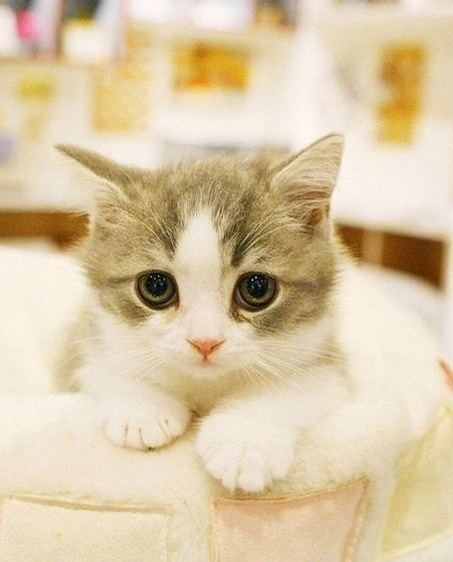
//> input picture build/chapter_01/2.jpg, 453 x 562 px
$ ./two   (built with g++ and OpenCV 4)
//> lines starting //> are read from the running program, lines starting //| are printed output that depends on the picture
#include "opencv2/highgui/highgui.hpp"
#include "opencv2/imgproc/imgproc.hpp"
using namespace cv;

int main( ){
    Mat srcImage_base, hsvImage_base;
    Mat srcImage_test1, hsvImage_test1;
    Mat srcImage_test2, hsvImage_test2;
    Mat hsvImage_halfDown;

    srcImage_base = imread( "2.jpg",1 );
//> srcImage_base is the input picture: 562 rows x 453 cols, CV_8UC3; mean B, G, R 166.6, 199.8, 218.6
    srcImage_test1 = imread( "3.jpg", 1 );
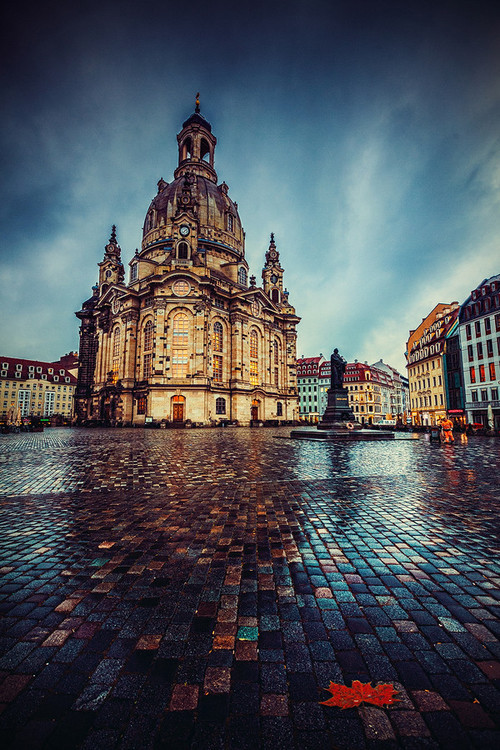
//> input picture build/chapter_01/3.jpg, 500 x 750 px
//> srcImage_test1 is the input picture: 750 rows x 500 cols, CV_8UC3; mean B, G, R 87.9, 81.4, 76.8
    srcImage_test2 = imread( "4.jpg", 1 );
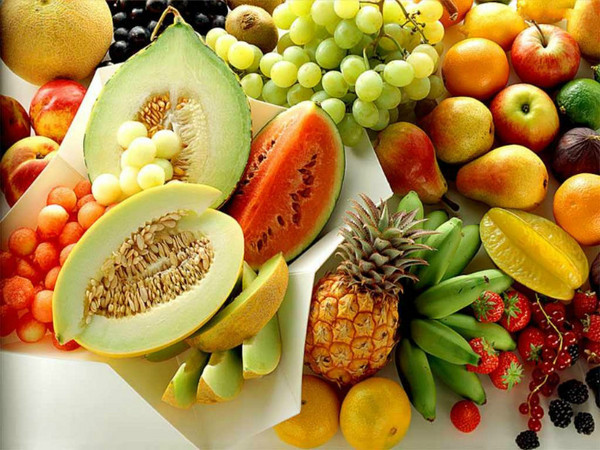
//> input picture build/chapter_01/4.jpg, 600 x 450 px
//> srcImage_test2 is the input picture: 450 rows x 600 cols, CV_8UC3; mean B, G, R 65.6, 133.3, 167.6
    imshow("[0]", srcImage_base);
    imshow("[1]",srcImage_test1);
    imshow("[2]",srcImage_test2);

    cvtColor( srcImage_base, hsvImage_base,  COLOR_BGR2HSV );
//> hsvImage_base: 562 rows x 453 cols, CV_8UC3; mean H, S, V 19.9, 66.4, 218.6
    cvtColor( srcImage_test1, hsvImage_test1, COLOR_BGR2HSV );
//> hsvImage_test1: 750 rows x 500 cols, CV_8UC3; mean H, S, V 99.5, 106.5, 100
    cvtColor( srcImage_test2, hsvImage_test2, COLOR_BGR2HSV );
//> hsvImage_test2: 450 rows x 600 cols, CV_8UC3; mean H, S, V 26.1, 166.9, 170.5

    hsvImage_halfDown = hsvImage_base( Range( hsvImage_base.rows/2, hsvImage_base.rows - 1 ), Range( 0, hsvImage_base.cols - 1 ) );
//> hsvImage_halfDown: 280 rows x 452 cols, CV_8UC3; mean H, S, V 19.4, 55.8, 225.2

    int h_bins = 50; int s_bins = 60;
    int histSize[] = { h_bins, s_bins };
    float h_ranges[] = { 0, 256 };
    float s_ranges[] = { 0, 180 };
    const float* ranges[] = { h_ranges, s_ranges };
    int channels[] = { 0, 1 };

    MatND baseHist;
    MatND halfDownHist;
    MatND testHist1;
    MatND testHist2;

    calcHist( &hsvImage_base, 1, channels, Mat(), baseHist, 2, histSize, ranges, true, false );
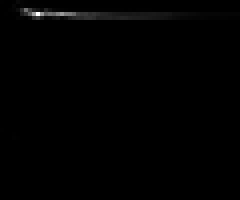
//> baseHist: 50 rows x 60 cols, CV_32FC1 (shown 4 times larger); min 0, max 14444, mean 81.5; drawn with min black and max white
    normalize( baseHist, baseHist, 0, 1, NORM_MINMAX, -1, Mat() );

    calcHist( &hsvImage_halfDown, 1, channels, Mat(), halfDownHist, 2, histSize, ranges, true, false );
    normalize( halfDownHist, halfDownHist, 0, 1, NORM_MINMAX, -1, Mat() );
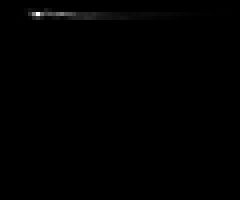
//> halfDownHist: 50 rows x 60 cols, CV_32FC1 (shown 4 times larger); min 0, max 1, mean 0.00334

    calcHist( &hsvImage_test1, 1, channels, Mat(), testHist1, 2, histSize, ranges, true, false );
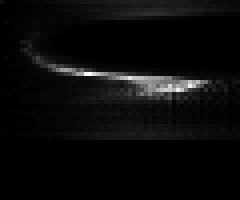
//> testHist1: 50 rows x 60 cols, CV_32FC1 (shown 4 times larger); min 0, max 2773, mean 117.8; drawn with min black and max white
    normalize( testHist1, testHist1, 0, 1, NORM_MINMAX, -1, Mat() );

    calcHist( &hsvImage_test2, 1, channels, Mat(), testHist2, 2, histSize, ranges, true, false );
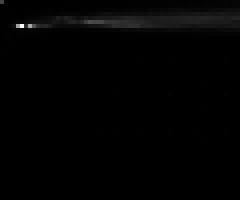
//> testHist2: 50 rows x 60 cols, CV_32FC1 (shown 4 times larger); min 0, max 4491, mean 43.2; drawn with min black and max white
    normalize( testHist2, testHist2, 0, 1, NORM_MINMAX, -1, Mat() );


    for( int i = 0; i < 4; i++ ){
        int compare_method = i;
        double base_base = compareHist( baseHist, baseHist, compare_method );
        double base_half = compareHist( baseHist, halfDownHist, compare_method );
        double base_test1 = compareHist( baseHist, testHist1, compare_method );
        double base_test2 = compareHist( baseHist, testHist2, compare_method );
        printf( " method [%d] : \n\n base_base %f, base_half %f,base_test1 %f, base_test2 %f -----------\n",
                i, base_base, base_half , base_test1, base_test2 );
    }
//> this loop made 4 passes
//> (base_base, base_half, base_test1, base_test2) on passes 1 to 4: (1, 0.951, 0.00402, 0.12), (0, 4.01, 60567.3, 16302.1), (16.92, 10.02, 5.62, 5.67), (0, 0.209, 0.877, 0.742)
//|  method [0] :
//|  base_base 1.000000, base_half 0.951403,base_test1 0.004024, base_test2 0.120242 -----------
//|  method [1] :
//|  base_base 0.000000, base_half 4.012942,base_test1 60567.271004, base_test2 16302.127170 -----------
//|  method [2] :
//|  base_base 16.924882, base_half 10.018489,base_test1 5.619956, base_test2 5.671262 -----------
//|  method [3] :
//|  base_base 0.000000, base_half 0.208548,base_test1 0.876698, base_test2 0.742257 -----------
    waitKey(0);
    return 0;
}
